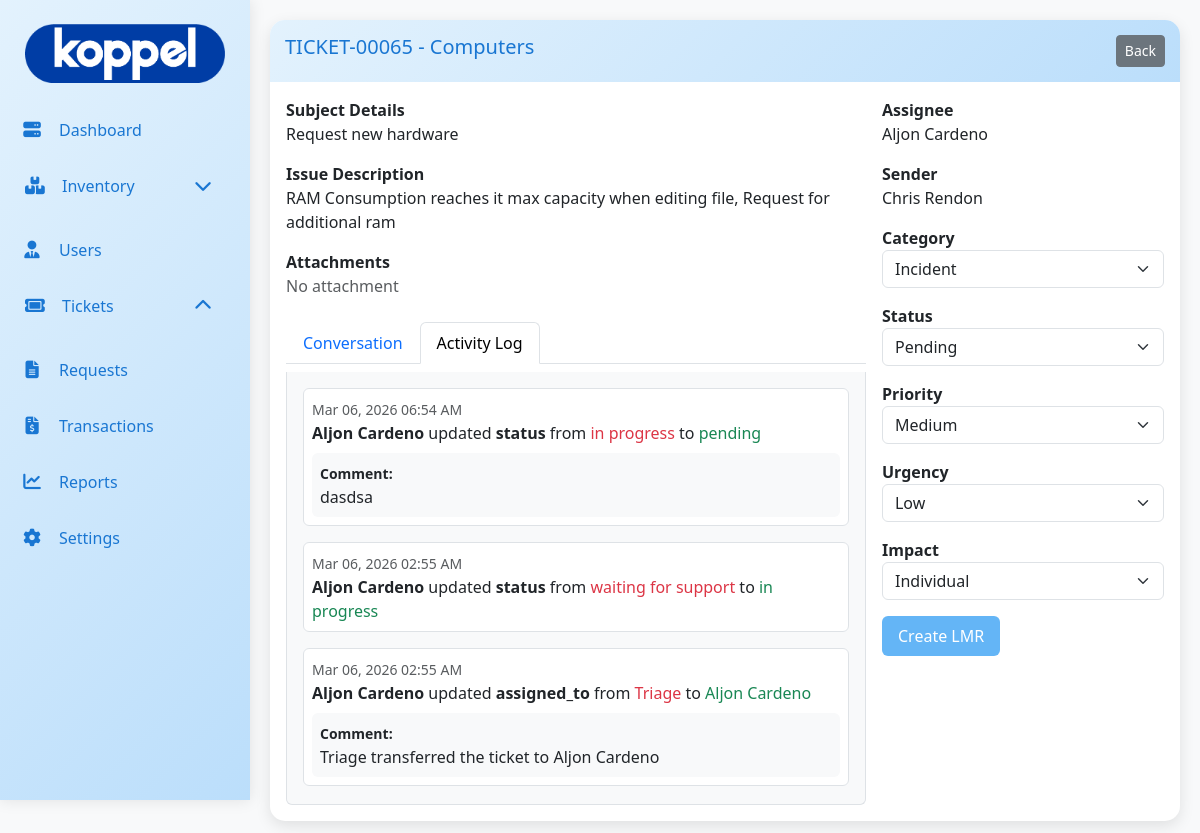
The app's page /admin/ticket/view_ticket.php?ticket_id=65 (signed in) with its own data.
### tables this page shows
CREATE TABLE `ticket_tb` (
  `ticket_id` int(11) NOT NULL,
  `ticket_number` varchar(20) DEFAULT NULL,
  `user_id` int(11) DEFAULT NULL,
  `fullname` varchar(100) DEFAULT NULL,
  `email` varchar(100) DEFAULT NULL,
  `company` varchar(100) DEFAULT NULL,
  `department` varchar(100) DEFAULT NULL,
  `priority` varchar(50) NOT NULL,
  `urgency` varchar(50) NOT NULL,
  `impact` varchar(70) NOT NULL,
  `ticket_category` varchar(20) DEFAULT NULL,
  `subject` varchar(150) DEFAULT NULL,
  `subject_details` varchar(200) DEFAULT NULL,
  `issue` text DEFAULT NULL,
  `status` varchar(20) DEFAULT 'open',
  `date_created` timestamp NOT NULL DEFAULT current_timestamp(),
  `assigned_to` int(11) NOT NULL
);

CREATE TABLE `ticket_logs` (
  `log_id` int(11) NOT NULL,
  `ticket_id` int(11) NOT NULL,
  `changed_by` int(11) NOT NULL,
  `action_type` varchar(50) NOT NULL,
  `field_name` varchar(50) NOT NULL,
  `old_value` text DEFAULT NULL,
  `new_value` text DEFAULT NULL,
  `created_at` timestamp NOT NULL DEFAULT current_timestamp(),
  `comment` text DEFAULT NULL,
  `is_public` tinyint(1) DEFAULT 1
);

CREATE TABLE `user_tb` (
  `user_id` int(11) NOT NULL,
  `emp_id` varchar(50) NOT NULL,
  `fullname` varchar(150) NOT NULL,
  `position` varchar(100) NOT NULL,
  `email` varchar(150) DEFAULT NULL,
  `department` varchar(100) DEFAULT NULL,
  `company` varchar(50) NOT NULL,
  `area` varchar(150) NOT NULL,
  `user_type` varchar(30) NOT NULL,
  `date_hired` timestamp NOT NULL DEFAULT current_timestamp() ON UPDATE current_timestamp(),
  `date_resigned` varchar(100) DEFAULT NULL,
  `created_at` timestamp NOT NULL DEFAULT current_timestamp(),
  `password` varchar(255) DEFAULT NULL,
  `is_active` tinyint(1) NOT NULL DEFAULT 1,
  `reset_token` varchar(255) DEFAULT NULL,
  `reset_token_expiry` datetime DEFAULT NULL
);

### admin/ticket/view_ticket.php (the view, shortened to what this page needs)
<?php
include '../db/db.php';
$currentUserId = $_SESSION['user_id'] ?? null;
$ticket_id = $_GET['ticket_id'] ?? null;
$sql = "SELECT
            t.*,
            u.fullname AS reporter,
            a.fullname AS assignee
        FROM ticket_tb t
        LEFT JOIN user_tb u ON t.user_id = u.user_id
        LEFT JOIN user_tb a ON t.assigned_to = a.user_id
        WHERE t.ticket_id = ?";
        $stmt = $conn->prepare($sql);
        $stmt->bind_param("i", $ticket_id);
        $stmt->execute();
        $ticket = $stmt->get_result()->fetch_assoc();
        $attachStmt = $conn->prepare("
            SELECT file_name, file_path
            FROM ticket_attachments
            WHERE ticket_id = ?
        ");
        $attachStmt->bind_param("i", $ticket_id);
        $attachStmt->execute();
        $attachments = $attachStmt->get_result();
        $finalStatuses = ['closed'];
        $canAssignTicket = !in_array($ticket['status'], $finalStatuses);
        $canEditStatus = (
            $ticket['assigned_to'] == $currentUserId
            && !in_array($ticket['status'], $finalStatuses)
        );
        $statusFlow = [
            'waiting for support' => ['waiting for support','waiting for customer','in progress','escalated','pending','canceled','resolved'],
            'pending' => ['pending','waiting for support','in progress','canceled','resolved'],
            'waiting for customer' => ['waiting for customer','waiting for support','escalated','canceled','resolved'],
            'in progress' => ['in progress','pending','canceled','resolved'],
            'escalated' => ['escalated','in progress'],
            'canceled' => ['canceled','closed', 'reopened'],
            'resolved' => ['resolved','closed', 'reopened'],
            'reopened' => ['reopened','waiting for support','waiting for customer','in progress','escalated','pending','canceled','resolved'],
            'closed' => ['closed']
        ];
        $currentStatus   = $ticket['status'];
        $allowedStatuses = $statusFlow[$currentStatus] ?? [$currentStatus];
?>
<!DOCTYPE html>
<html lang="en">
<head>
<link href="https://cdn.jsdelivr.net/npm/bootstrap@5.3.0/dist/css/bootstrap.min.css" rel="stylesheet">
<link href="../asset/css/main.css" rel="stylesheet">
<link href="../asset/css/menu.css" rel="stylesheet">
</head>
<body>
<div class="main-content d-flex">
<?php include 'ticket_sidebar.php'; ?>
<div class="content flex-grow-1">
<div class="card">
<div class="card-header d-flex justify-content-between">
<h5><?= htmlspecialchars($ticket['ticket_number']) ?> - <?= htmlspecialchars($ticket['subject']) ?></h5>
<a href="#" onclick="window.history.back(); return false;" class="btn btn-secondary btn-sm">Back</a>
</div>
<div class="card-body">
<div class="row g-3">
<div class="col-md-8">
<label class="fw-bold">Subject Details</label>
<div class="mb-3"><?= htmlspecialchars($ticket['subject_details']) ?></div>
<label class="fw-bold">Issue Description</label>
<div class="mb-3"><?= nl2br(htmlspecialchars($ticket['issue'])) ?></div>
<label class="fw-bold">Attachments</label>
<div class="mb-4">
<?php if ($attachments->num_rows > 0): ?>
    <?php while($file = $attachments->fetch_assoc()): ?>
        <div class="d-flex align-items-center mb-2">
        <button
            class="btn btn-sm btn-outline-secondary me-2 preview-file"
            data-file="<?= htmlspecialchars($file['file_path']) ?>"
            data-name="<?= htmlspecialchars($file['file_name']) ?>"
        ><i class="fa-solid fa-eye"></i>
            <?= htmlspecialchars($file['file_name']) ?>
        </button>
            <a href="<?= htmlspecialchars($file['file_path']) ?>"
               download
               class="btn btn-sm btn-outline-primary">
                Download
            </a>
        </div>
    <?php endwhile; ?>
<?php else: ?>
    <span class="text-muted">No attachment</span>
<?php endif; ?>
</div>
<ul class="nav nav-tabs mb-2">
    <li class="nav-item">
        <button class="nav-link " data-bs-toggle="tab" data-bs-target="#chatTab">Conversation</button>
    </li>
    <li class="nav-item">
        <button class="nav-link active" data-bs-toggle="tab" data-bs-target="#activityTab">Activity Log</button>
    </li>
</ul>
<div class="tab-content border border-top-0 rounded-bottom p-3 bg-light">
<div class="tab-pane show active" id="activityTab">
<div id="activityLog" style="max-height:400px; overflow-y:auto;">
<?php
$role = $_SESSION['user_type'];
if ($role === 'admin') {
    $logStmt = $conn->prepare("
        SELECT l.*, u.fullname
        FROM ticket_logs l
        JOIN user_tb u ON l.changed_by = u.user_id
        WHERE l.ticket_id = ?
        ORDER BY l.created_at DESC
    ");
}
$logStmt->bind_param("i", $ticket_id);
$logStmt->execute();
$logs = $logStmt->get_result();
while ($log = $logs->fetch_assoc()):
?>
<div class="mb-3 p-2 border rounded bg-white">
    <small class="text-muted"><?= date("M d, Y h:i A", strtotime($log['created_at'])) ?></small><br>
    <?php if ($log['action_type'] === 'assign'): ?>
        Ticket assigned to <strong><?= htmlspecialchars($log['fullname']) ?></strong>
    <?php elseif ($log['action_type'] === 'escalated'): ?>
            <strong><?= htmlspecialchars($log['fullname']) ?></strong>
        escalated the ticket
    <?php else: ?>
            <strong><?= htmlspecialchars($log['fullname']) ?></strong>
        updated <b><?= htmlspecialchars($log['field_name']) ?></b>
        from <span class="text-danger"><?= htmlspecialchars($log['old_value']) ?></span>
        to <span class="text-success"><?= htmlspecialchars($log['new_value']) ?></span>
    <?php endif; ?>
    <?php if (!empty($log['comment'])): ?>
        <div class="mt-2 p-2 rounded <?= $log['is_public'] ? 'bg-light' : 'bg-warning-subtle border border-warning' ?>">
            <small class="fw-bold"><?= $log['is_public'] ? 'Comment:' : 'Internal Note:' ?></small><br>
            <?= nl2br(htmlspecialchars($log['comment'])) ?>
        </div>
    <?php endif; ?>
</div>
<?php endwhile; ?>
</div>
</div>
</div>
</div>
<div class="col-md-4">
<label class="fw-bold">Assignee</label>
<div class="mb-3" id="assigneeContainer">
<?php if ($ticket['assigned_to'] == 1 && $canAssignTicket): ?>
<button class="btn btn-link p-0 fw-bold text-primary" id="assignToMeBtn">
    Assign to me
</button>
<?php else: ?>
<?= htmlspecialchars($ticket['assignee'] ?? 'Unassigned') ?>
<?php endif; ?>
</div>
<label class="fw-bold">Sender</label>
<div class="mb-3"><?= htmlspecialchars($ticket['reporter']) ?></div>
<label class="fw-bold">Category</label>
<select class="form-select mb-3 live-update" data-field="ticket_category">
<?php foreach(['incident','service','change'] as $c): ?>
<option value="<?= $c ?>" <?= $ticket['ticket_category']===$c?'selected':'' ?>><?= ucfirst($c) ?></option>
<?php endforeach; ?>
</select>
<label class="fw-bold">Status</label>
<select class="form-select mb-3 live-update"
        data-field="status"
        id="statusSelect"
        <?= !$canEditStatus ? 'disabled' : '' ?>>
<?php foreach ($allowedStatuses as $s): ?>
<option value="<?= $s ?>" <?= $currentStatus === $s ? 'selected' : '' ?>><?= ucfirst($s) ?></option>
<?php endforeach; ?>
</select>
<label class="fw-bold">Priority</label>
<select class="form-select mb-3 live-update" data-field="priority">
<?php foreach(['low','medium','high', 'highest'] as $p): ?>
<option value="<?= $p ?>" <?= $ticket['priority']===$p?'selected':'' ?>><?= ucfirst($p) ?></option>
<?php endforeach; ?>
</select>
<label class="fw-bold">Urgency</label>
<select class="form-select mb-3 live-update" data-field="urgency">
<?php foreach(['low','medium','high' ,'critical'] as $u): ?>
<option value="<?= $u ?>" <?= ($ticket['urgency']??'medium')===$u?'selected':'' ?>><?= ucfirst($u) ?></option>
<?php endforeach; ?>
</select>
<label class="fw-bold">Impact</label>
<select class="form-select mb-3 live-update" data-field="impact">
<?php foreach(['individual','department','organization','extensive'] as $i): ?>
<option value="<?= $i ?>" <?= ($ticket['impact']??'moderate')===$i?'selected':'' ?>><?= ucfirst($i) ?></option>
<?php endforeach; ?>
</select>
    <a href="../request/add_request.php?ticket_id=<?= $ticket_id ?>" class="btn btn-primary">
        Create LMR
    </a>
</div>
</div>
</div>
</div>
</div>
</div>
</body>
</html>

### admin/asset/css/main.css (style rules this page uses)
:root { --light-blue: #e3f2fd; --medium-blue: #bbdefb; --dark-blue: #90caf9; --accent-blue: #64b5f6; --text-blue: #1976d2; }
body { background-color: #f8f9fa; font-family: 'Segoe UI', Tahoma, Geneva, Verdana, sans-serif; }
.main-content { margin-left: 250px; padding: 20px; transition: margin-left 0.3s ease; }
.card { border: none; border-radius: 15px; box-shadow: 0 5px 15px rgba(0,0,0,0.1); margin-bottom: 10px; background: white; transition: transform 0.3s ease; }
.card-header { background: linear-gradient(135deg, var(--light-blue), var(--medium-blue)); border-bottom: none; padding: 15px; border-radius: 15px 15px 0 0 !important; color: var(--text-blue); font-weight: 600; font-size: 1.2rem; }
.btn-primary { background-color: var(--accent-blue); border: none; padding: 8px 16px; border-radius: 6px; transition: all 0.3s ease; }

### records on screen
ticket_tb: ticket_number "TICKET-00065", subject "Computers", subject_details "Request new hardware", issue "RAM Consumption reaches it max capacity when editing file, Request for additional ram", user_tb.fullname "Aljon Cardeno", user.fullname "Chris Rendon", ticket_category "Incident", status+assigned_to "Pending", priority "Medium"
ticket_logs: created_at "Mar 06, 2026 06:54 AM", changed_by.fullname "Aljon Cardeno", field_name "status", old_value "in progress", new_value "pending", shows "Comment:", comment "dasdsa"
ticket_logs: created_at "Mar 06, 2026 02:55 AM", changed_by.fullname "Aljon Cardeno", field_name "status", old_value "waiting for support", new_value "in progress"
ticket_logs: created_at "Mar 06, 2026 02:55 AM", changed_by.fullname "Aljon Cardeno", field_name "assigned_to", old_value "Triage", new_value "Aljon Cardeno", shows "Comment:", comment "Triage transferred the ticket to Aljon Cardeno"

### other values on screen
form field value "Low"
form field value "Individual"
